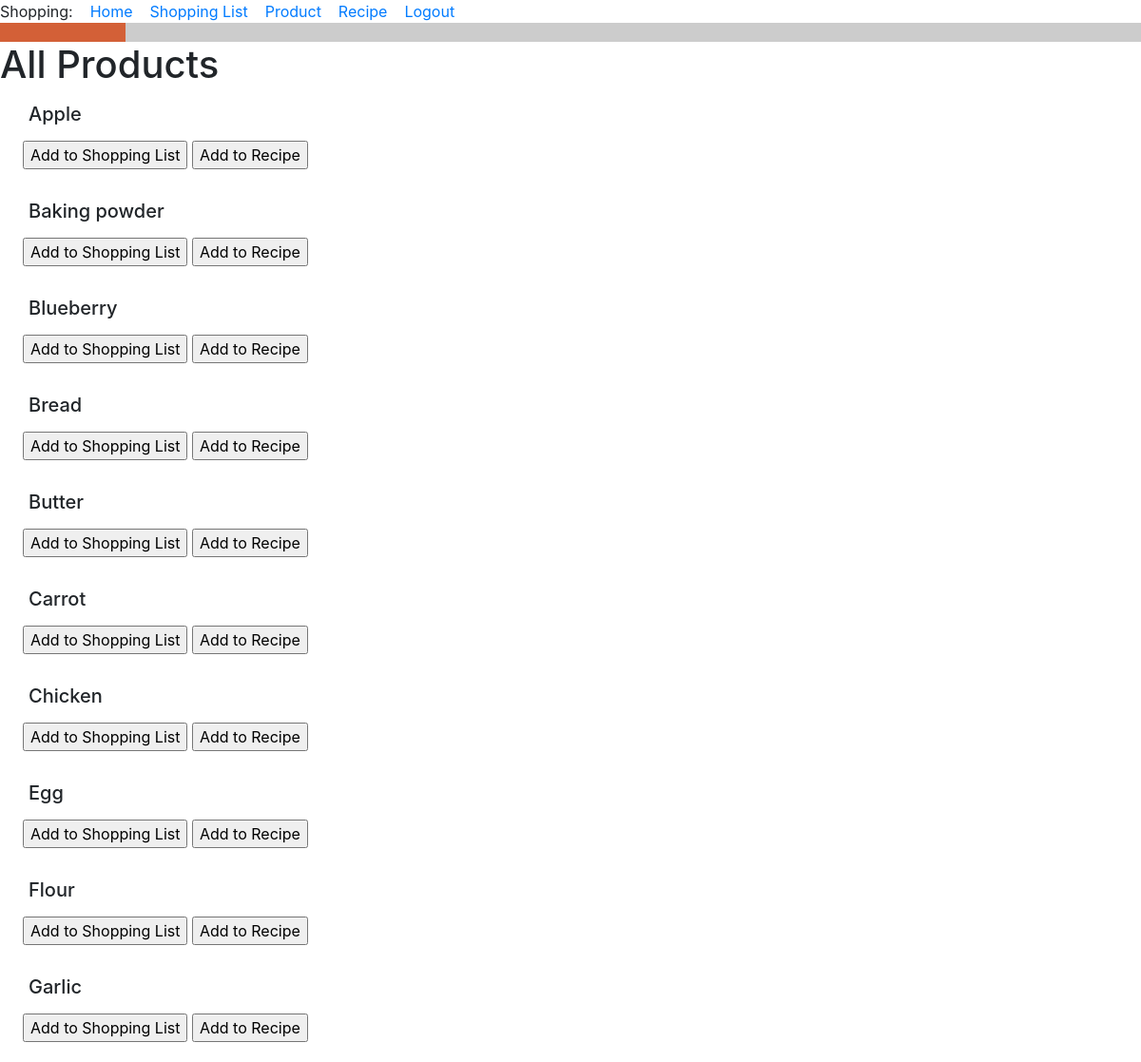
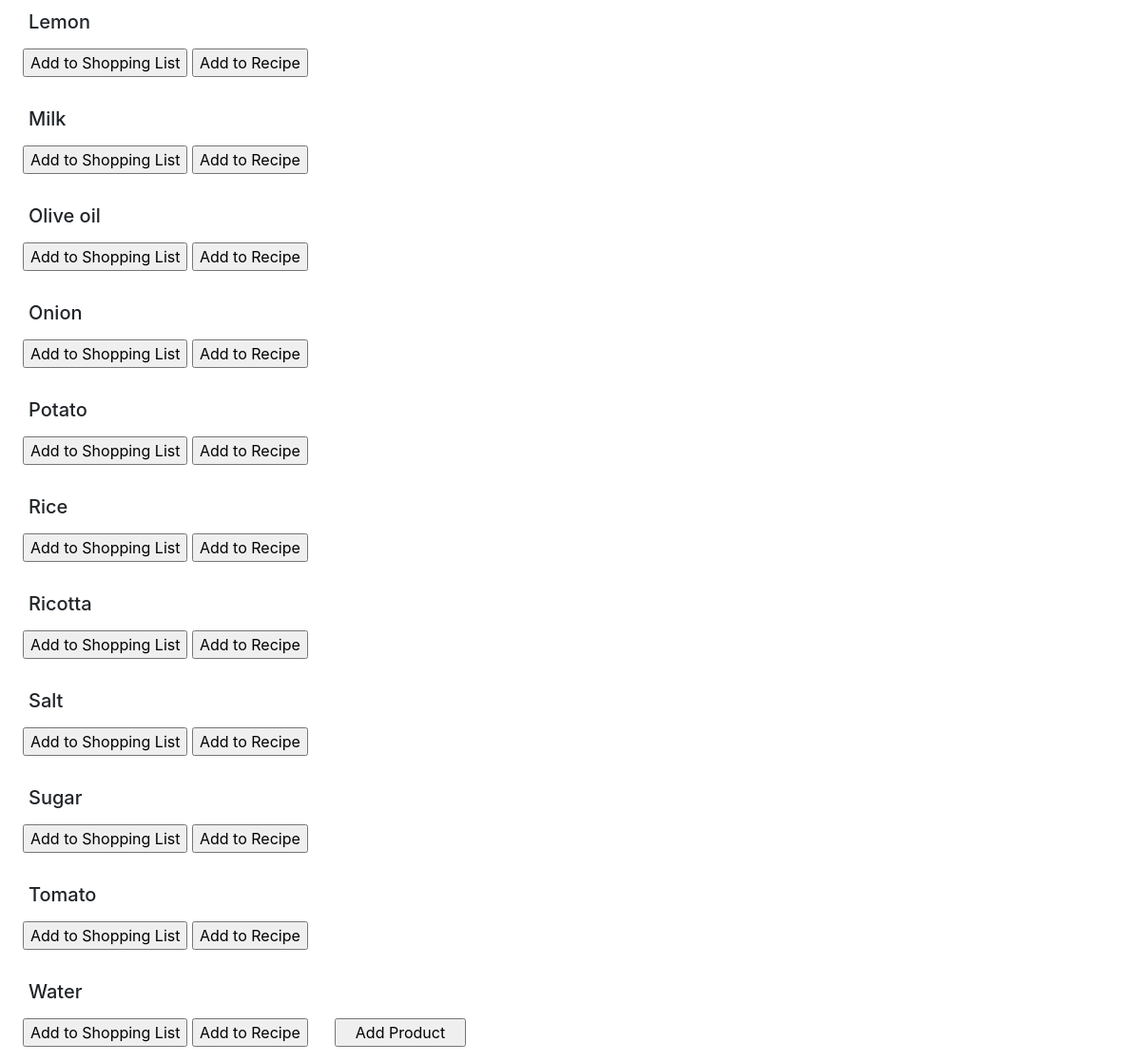
The page /all_products (signed in) on the database its author committed (2 pictures, top to bottom).
### food_app/models.py (models this page shows, shortened)
class Product(db.Model):
    id = db.Column(db.Integer, primary_key=True)
    title = db.Column(db.String(256), index=True, unique=True, nullable=False)
    type_of_product = db.Column(db.String(120))
    unit_of_measure = db.Column(db.String(120))
    def __str__(self):
        return f'{self.title}'.capitalize()  # Big first letter only.

### food_app/routes.py (the view)
@app.route('/all_products', methods=['GET', 'POST'])
@login_required
def all_products():
    products = Product.query.order_by(Product.title)  # by ABC order
    return render_template('all_products.html', title='All Products', products=products)

### food_app/models.py (called while the page is built)
@login.user_loader
def load_user(id):
    return User.query.get(int(id))

### food_app/templates/all_products.html (shortened to what this page needs)
{% extends "base.html" %}
{% block content %}
<h1>All Products</h1>
{% for product in products %}
<h5>
    <div><p>
        <p style="margin-left:1.5em">{{ product }} </p></div>
</h5>
<head>
</head>
<form action="{{ url_for('add_product_to_list', product_id=product.id) }}">
    <p style="margin-left:1.5em"><input class="button" type="submit" value="Add to Shopping List"></p>
</form>
<form action="{{ url_for('add_product_to_recipe', product_id=product.id) }}">
    <input class="button" type="submit" value="Add to Recipe">
</form>
    {% endfor %}
<form>
    <p style="margin-left:1.5em"><input type="button" value="   Add Product   " onClick='location.href="add_product"'>
</form>
{% endblock %}

### food_app/templates/all_products.html (style rules this page uses)
form { display: inline-block; }

### rows shown on the page
Product: title "Apple"
Product: title "Baking powder"
Product: title "Blueberry"
Product: title "Bread"
Product: title "Butter"
Product: title "Carrot"
Product: title "Chicken"
Product: title "Egg"
Product: title "Flour"
Product: title "Garlic"
Product: title "Lemon"
Product: title "Milk"
Product: title "Olive oil"
Product: title "Onion"
Product: title "Potato"
Product: title "Rice"
Product: title "Ricotta"
Product: title "Salt"
Product: title "Sugar"
Product: title "Tomato"
Product: title "Water"
